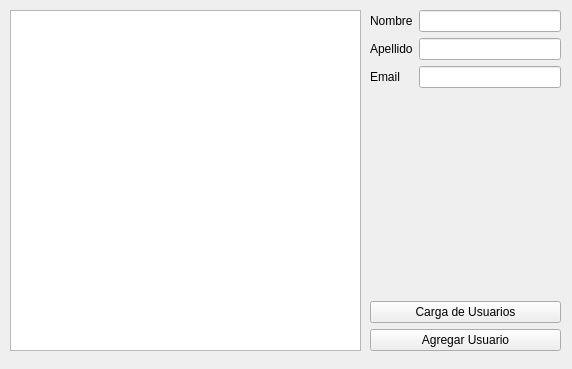
<?xml version="1.0" encoding="UTF-8"?>
<ui version="4.0">
 <class>MainWindow</class>
 <widget class="QMainWindow" name="MainWindow">
  <property name="geometry">
   <rect>
    <x>0</x>
    <y>0</y>
    <width>572</width>
    <height>369</height>
   </rect>
  </property>
  <property name="windowTitle">
   <string>MainWindow</string>
  </property>
  <widget class="QWidget" name="centralwidget">
   <widget class="QWidget" name="verticalLayoutWidget">
    <property name="geometry">
     <rect>
      <x>370</x>
      <y>10</y>
      <width>191</width>
      <height>341</height>
     </rect>
    </property>
    <layout class="QVBoxLayout" name="verticalLayout">
     <item>
      <layout class="QFormLayout" name="formLayout_2">
       <item row="2" column="0">
        <widget class="QLabel" name="lbl_apellido">
         <property name="text">
          <string>Apellido</string>
         </property>
        </widget>
       </item>
       <item row="1" column="0">
        <widget class="QLabel" name="label">
         <property name="text">
          <string>Nombre</string>
         </property>
        </widget>
       </item>
       <item row="3" column="0">
        <widget class="QLabel" name="lbl_correo">
         <property name="text">
          <string>Email</string>
         </property>
        </widget>
       </item>
       <item row="1" column="1">
        <widget class="QLineEdit" name="lineEdit"/>
       </item>
       <item row="2" column="1">
        <widget class="QLineEdit" name="lineEdit_2"/>
       </item>
       <item row="3" column="1">
        <widget class="QLineEdit" name="lineEdit_3"/>
       </item>
      </layout>
     </item>
     <item>
      <widget class="QPushButton" name="btn_carga">
       <property name="text">
        <string>Carga de Usuarios</string>
       </property>
      </widget>
     </item>
     <item>
      <widget class="QPushButton" name="pushButton">
       <property name="text">
        <string>Agregar Usuario</string>
       </property>
      </widget>
     </item>
    </layout>
   </widget>
   <widget class="QWidget" name="horizontalLayoutWidget">
    <property name="geometry">
     <rect>
      <x>10</x>
      <y>10</y>
      <width>351</width>
      <height>341</height>
     </rect>
    </property>
    <layout class="QHBoxLayout" name="horizontalLayout">
     <item>
      <widget class="QTableWidget" name="tabla"/>
     </item>
    </layout>
   </widget>
  </widget>
 </widget>
 <resources/>
 <connections/>
</ui>
